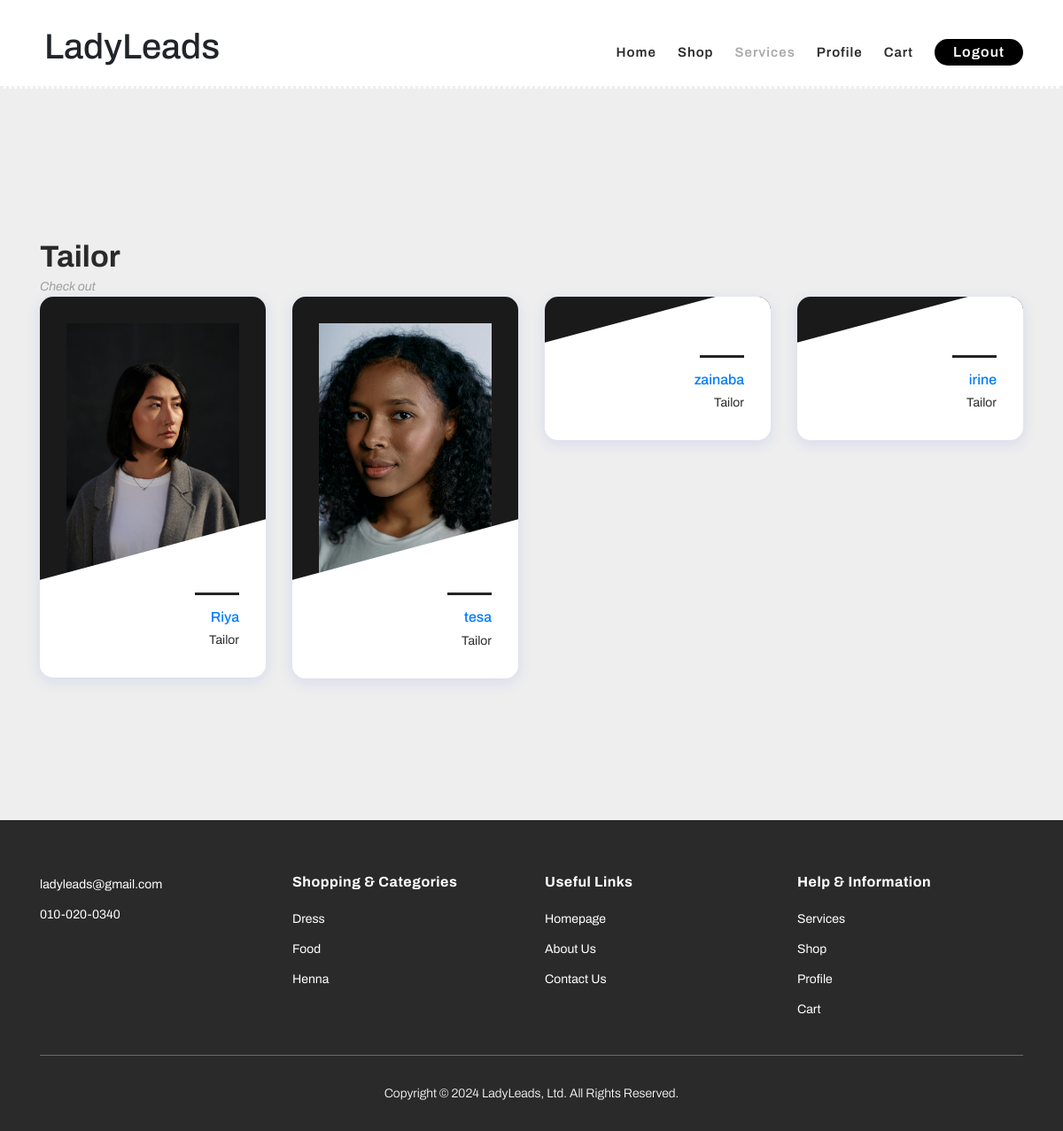
The page /tailor on the database as committed earlier.
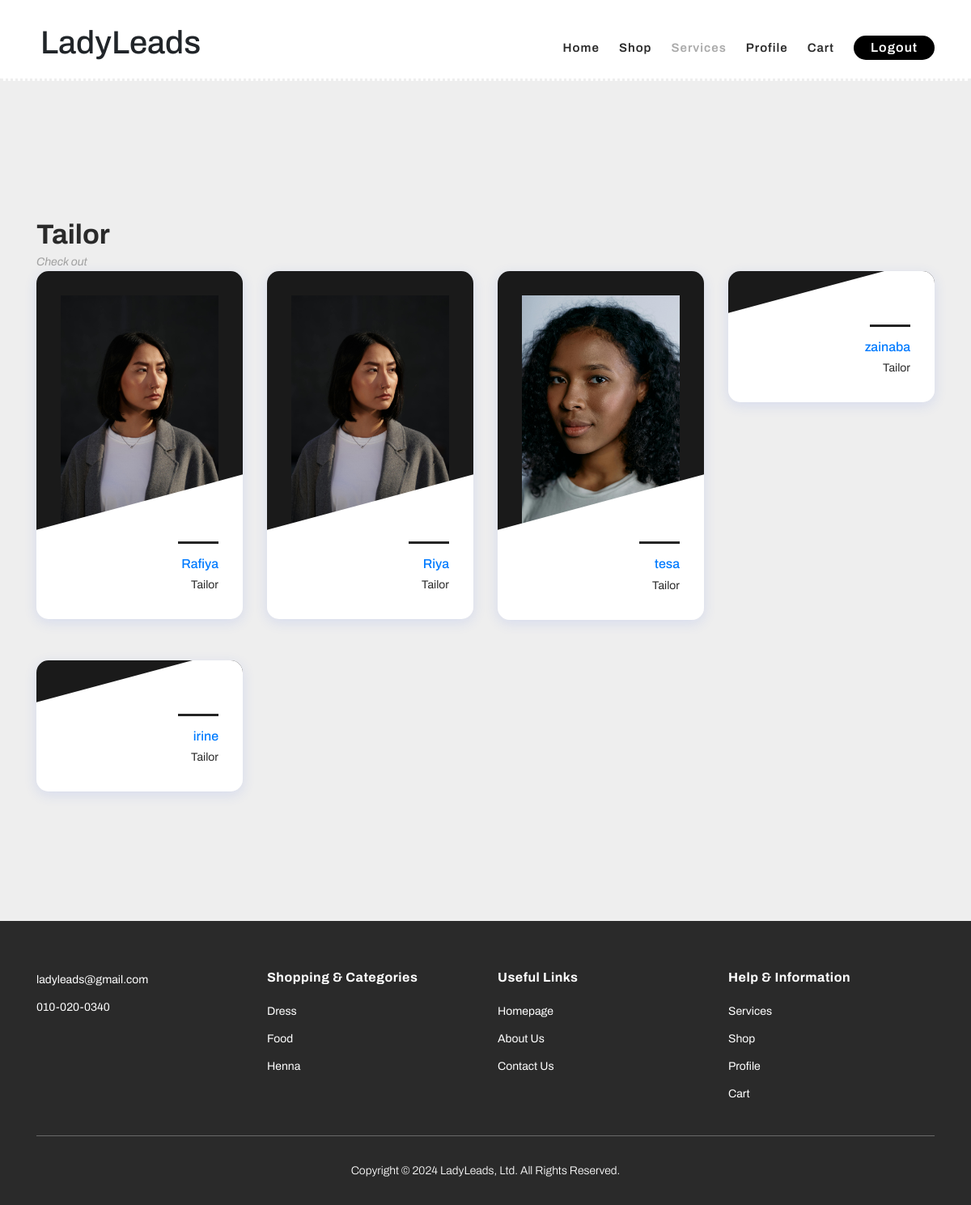
The same page on the database as committed later.
### login/models.py (models this page shows)
class EditProfile(models.Model):
    user = models.OneToOneField(User, null=True, on_delete=models.CASCADE)
    job = models.CharField(max_length=15, null=True)
    location = models.CharField(max_length=10, null=True)
    Yearofexp = models.IntegerField(null=True)
    profile_pic = models.ImageField(upload_to='profile_photos/', null=True, blank=True)
    class Meta:
        verbose_name = 'Edit Profile'
        verbose_name_plural = 'Edit Profiles'

### login/views.py (the view)
# urls.py: path('tailor', views.tailor , name="tailor"),
def tailor(request):
    profiles = EditProfile.objects.all()
    context = {
        'profiles': profiles,
    }
    return render(request, 'tailor.html', context)

### login/templates/tailor.html (shortened to what the changed rows need)
<!DOCTYPE html>
<html lang="en">
<head>
    {% load static %}
    <link rel="stylesheet" type="text/css" href="{% static 'bootstrap.min.css' %}">
    <link rel="stylesheet" type="text/css" href="{% static 'font-awesome.css' %}">
    <link rel="stylesheet" href="{% static 'templatemo-hexashop.css' %}">
    <link rel="stylesheet" href="{% static 'owl-carousel.css' %}">
    <link rel="stylesheet" href="{% static 'lightbox.css' %}">
</head>
<body>
    <header class="header-area header-sticky" style="background-color: #ffffff;">
        <div class="container">
            <div class="row">
                <div class="col-12">
                    <nav class="main-nav">
                        <H1 class="heading">
                            LadyLeads
                        </H1>
                    </nav>
                </div>
            </div>
        </div>
    </header>
    <section class="section" id="tailor">
        <div class="container">
            <div class="section-heading">
                <h2>Tailor</h2>
            </div>
            <div class="row">
                {% for profile in profiles %}
                {% if profile.job == "Tailor" %}
                <div class="col-12 col-sm-6 col-lg-3">
                    <a href="apptailor.html">
                        <div class="single_advisor_profile wow fadeInUp" data-wow-delay="0.4s"
                            style="visibility: visible; animation-delay: 0.4s; animation-name: fadeInUp;">
                            <div class="advisor_thumb"><img src="/media/{{ profile.profile_pic }}" alt="">
                            </div>
                            <div class="single_advisor_details_info">
                                <h6>{{ profile.user }}</h6>
                                <p class="designation">{{ profile.job }}</p>
                            </div>
                        </div>
                    </a>
                </div>
                {% endif %}
                {% endfor %}
    </section>
</body>
</html>

Rows that differ between the two databases and show on the page:
now on this page (row edited): EditProfile: profile_pic (picture), user "Rafiya", job "Tailor"
